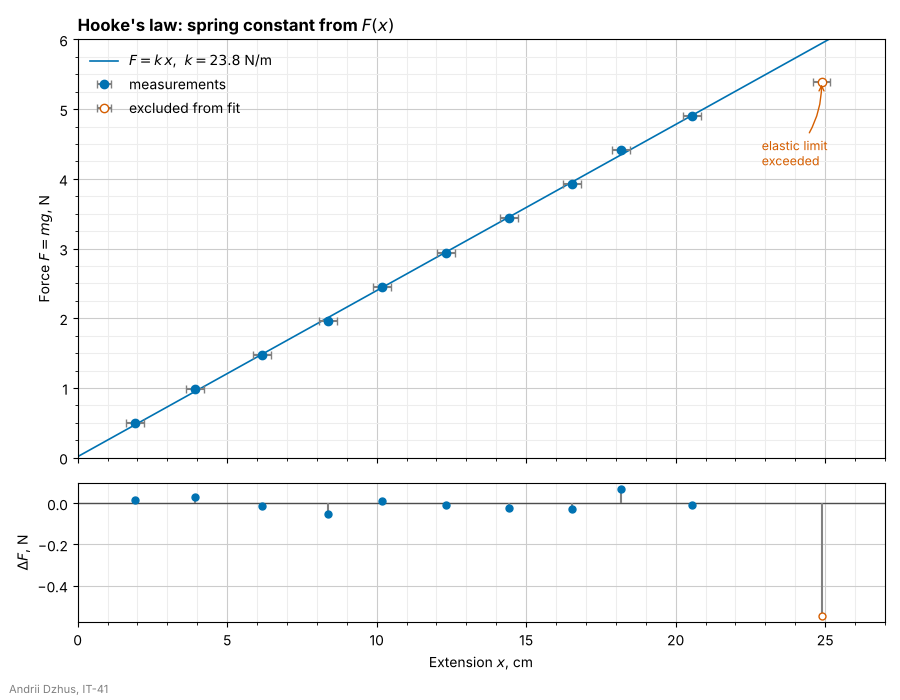

Here is the Python script that generated this plot:
import matplotlib.pyplot as plt
import numpy as np
from matplotlib.ticker import MultipleLocator

STUDENT_NAME = "Andrii Dzhus"   # ім'я та прізвище транслітерацією
STUDENT_GROUP = "IT-41"   # група

rng = np.random.default_rng(45)
# лабораторна робота: розтягнення пружини під вагою вантажів
mass = np.arange(50, 551, 50) / 1000            # маса вантажу, кг
g = 9.81
force = mass * g                                 # сила, Н
k_true = 24.0                                    # жорсткість пружини, Н/м
x = force / k_true * 100 + rng.normal(0, 0.25, size=mass.size)   # видовження, см
x[-1] += 2.4     # останній вантаж: пружина вийшла за межу пружності
x_err = 0.3      # похибка лінійки, см

MAIN = "#0072B2"
EXCLUDED = "#D55E00"

# найменші квадрати за всіма точками, крім останньої: F = slope * x + intercept
fit_x, fit_f = x[:-1], force[:-1]
slope, intercept = np.polyfit(fit_x, fit_f, 1)
k = slope * 100                                  # Н/см -> Н/м
residuals = force - (slope * x + intercept)

fig, (ax, ax_res) = plt.subplots(
    2, 1, figsize=(9, 7), sharex=True, gridspec_kw={"height_ratios": [3, 1]}
)

ax.axline((0, intercept), slope=slope, color=MAIN, linewidth=1.2,
          label=rf"$F = k\,x$,  $k = {k:.1f}$ N/m")
ax.errorbar(fit_x, fit_f, xerr=x_err, fmt="o", color=MAIN, ecolor="0.5", capsize=3,
            label="measurements")
ax.errorbar(x[-1], force[-1], xerr=x_err, fmt="o", color=EXCLUDED, ecolor="0.5",
            capsize=3, markerfacecolor="white", label="excluded from fit")
ax.annotate("elastic limit\nexceeded", xy=(x[-1], force[-1]),
            xytext=(x[-1] - 2, force[-1] - 1.2), color=EXCLUDED, fontsize=9,
            arrowprops={"arrowstyle": "->", "color": EXCLUDED,
                        "connectionstyle": "arc3,rad=0.2"})

ax.set_xlim(0, 27)
ax.set_ylim(0, 6)
ax.set_ylabel("Force $F = mg$, N")
ax.legend(loc="upper left", frameon=False)
ax.set_title(r"Hooke's law: spring constant from $F(x)$", loc="left", fontweight="bold")

# залишки: виміряна сила мінус значення на прямій
ax_res.axhline(0, color="0.3", linewidth=1)
ax_res.vlines(x, 0, residuals, color="0.5", linewidth=1.5)
ax_res.plot(x[:-1], residuals[:-1], "o", color=MAIN, markersize=5)
ax_res.plot(x[-1], residuals[-1], "o", color=EXCLUDED, markerfacecolor="white", markersize=5)
ax_res.set_ylabel(r"$\Delta F$, N")
ax_res.set_xlabel("Extension $x$, cm")

# поділки: основні 5 см і 1 Н, допоміжні 1 см і 0.25 Н; сітка для обох
ax_res.xaxis.set_major_locator(MultipleLocator(5))
ax_res.xaxis.set_minor_locator(MultipleLocator(1))
ax.yaxis.set_major_locator(MultipleLocator(1))
ax.yaxis.set_minor_locator(MultipleLocator(0.25))
for axis in (ax, ax_res):
    axis.grid(which="major", color="0.8")
    axis.grid(which="minor", color="0.93")

fig.text(0.01, 0.01, f"{STUDENT_NAME}, {STUDENT_GROUP}", fontsize=8, color="gray")
fig.tight_layout(rect=(0, 0.02, 1, 1))

fig.savefig("task_5.png", dpi=100)
plt.show()
